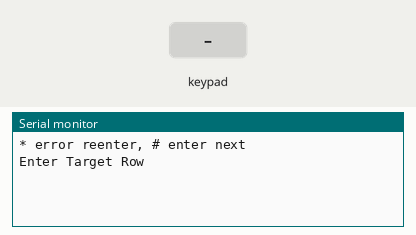
Recording of a sketch running on a simulated Arduino Uno, built with avr-gcc and run on an emulated ATmega328P. Parts: the last lines printed to the serial monitor. The inputs (shaded band) are chosen by the test bench.

Above: at 1.2 s.
1.3 s: key '*' pressed
At 2.3 s:
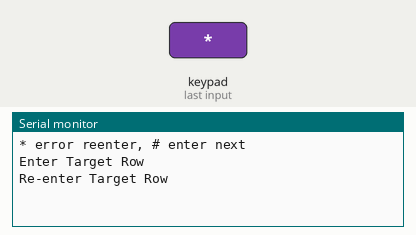
2.8 s: keypad keys 8 7 6 5 # pressed 0.4 s apart
At 5.9 s:
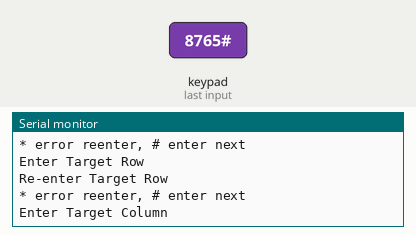
6.3 s: key '0' pressed
At 7.5 s:
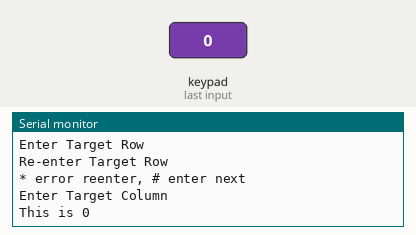
7.8 s: keypad keys 8 7 6 5 * pressed 0.4 s apart
At 10.0 s:
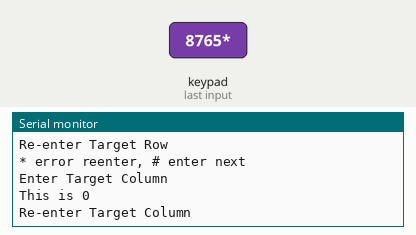
11.3 s: key '#' pressed
At 12.1 s:
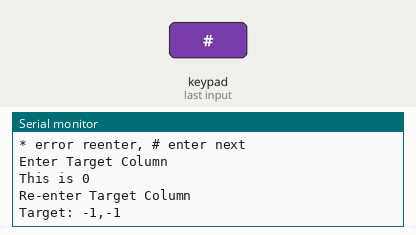

Measured:
- after the input at 1.3 s, the serial monitor: prints a new line at once (image 1)
- after the input at 2.8 s, the serial monitor: prints a new line after 1.6 s (image 2)
- after the input at 6.3 s, the serial monitor: prints a new line at once (image 3)
- after the input at 7.8 s, the serial monitor: prints a new line after 1.6 s (image 4)
- after the input at 11.3 s, the serial monitor: prints a new line at once (image 5)

The sketch:

_3x4_matrix_keypad_target_entry_test_code.ino
```cpp
#include "Keypad.h"

const byte ROWS = 4; // number of rows
const byte COLS = 3; // number of columns
char keys[ROWS][COLS] = {
{'1','2','3'},
{'4','5','6'},
{'7','8','9'},
{'*','0','#'}
};

byte rowPins[ROWS] = {8, 7, 6, 5}; // row pinouts of the keypad R1 = D8, R2 = D7, R3 = D6, R4 = D5
byte colPins[COLS] = {4, 3, 2};    // column pinouts of the keypad C1 = D4, C2 = D3, C3 = D2
Keypad keypad = Keypad(makeKeymap(keys), rowPins, colPins, ROWS, COLS);


int targetrow = 0;
int targetcol = 0;
char key;

void setup()
{
  Serial.begin(9600);
}

void loop()
{
  inputTarget();
  Serial.print("Target: ");
  Serial.print(targetrow);
  Serial.print(",");
  Serial.println(targetcol);
  delay(1000);
}

void inputTarget() {
key = "";
Serial.println("* error reenter, # enter next");
  Serial.println("Enter Target Row");
  while (key != '#' ) {
    key = keypad.getKey();
    if (key == '*') {
      targetrow = 0;
      Serial.println("Re-enter Target Row");
    } else {
      if (key != '#') {
        targetrow = convertINT(key);
    }
    }
  }
  key = "";
  Serial.println("* error reenter, # enter next");
  Serial.println("Enter Target Column");
  while (key != '#' ) {
    key = keypad.getKey();
    if (key == '*') {
      targetcol = 0;
      Serial.println("Re-enter Target Column");
    } else {
     if (key != '#') {
    targetcol = convertINT(key);
    }
    }
  }
}

int convertINT(char temp) {

  if (temp == '0') {Serial.println("This is 0");return 0;}
  if (temp == '1') {return 1;}
  if (temp == '2') {return 2;}
  if (temp == '3') {return 3;}
  if (temp == '4') {return 4;}
  if (temp == '5') {return 5;}
  if (temp == '6') {return 6;}
  if (temp == '7') {return 7;}
  if (temp == '8') {return 8;}
  if (temp == '9') {return 9;}
  return -1;
}
```
